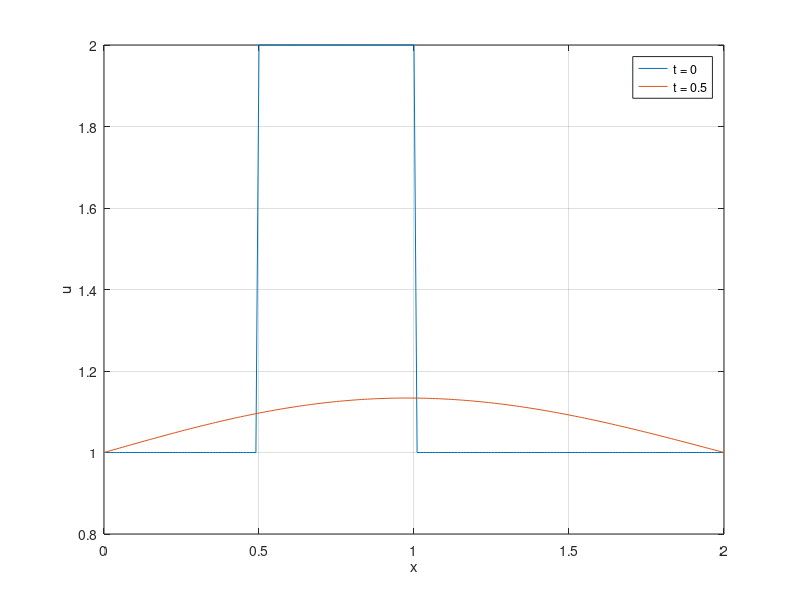

MATLAB code to generate this figure:
% Rebecca Shannon
% Implicit Matrix FD
% 1/30/24

%% Define Domain and Constants

xl = 0;
xr = 2;

cells = 200;             % number of cells
N = cells + 1;          % number of grid points
dx = (xr - xl) / cells; %spatial interval
x = transpose([xl : dx : xr]);     

dt = 0.001;
tend = 0.5;

nu = 1;
C = dt*nu/(2*dx^2);

%% IC/BC

for i = 1:N
    if 0.5 <= x(i) && x(i) <= 1
        uIC(i,1) = 2;
    else
        uIC(i,1) = 1;
    end
end

BC1 = 1; % left side
BC2 = 1; % right side

%% Set up CN matrices

% [u](n+1) = [A]^-1 {[BC] + [B][u](n)}
% rows in u is space, columns is time

A = zeros(N,N);
B = zeros(N,N);
u = zeros(N,tend/dt);
BC = zeros(N,1);

% set up matices

A(1,1) = 1;
A(N,N) = 1;
for n = 2:N-1
    A(n,n-1) = -C;
    A(n,n) = 1+2*C;
    A(n,n+1) = -C;
    B(n,n-1) = C;
    B(n,n) = 1-2*C;
    B(n,n+1) = C;
end

BC(1) = 1;
BC(N) = 1;
    
% IC on u

u(:,1) = uIC;

%% Solve matrix equation

for n = 1:tend/dt
    u(:,n+1) = inv(A) * (BC + B*u(:,n));
end

%% Explicit Scheme

uex(:,1) = uIC;

for n = 1:tend/dt
    uex(1,n+1) = BC1;
    for i = 2:N-1
        uex(i,n+1) = uex(i,n) + nu*dt*(uex(i+1,n) - 2*uex(i,n) + uex(i-1,n)) / dx^2;
    end
    uex(i+1,n+1) = BC2;
end


%% Plot

figure
plot(x,u(:,1))
hold on
plot(x,u(:,end))
plot(x,uex(:,end))
grid on 
xlabel('x')
ylabel('u')
legend('t = 0', 't = 0.5')
